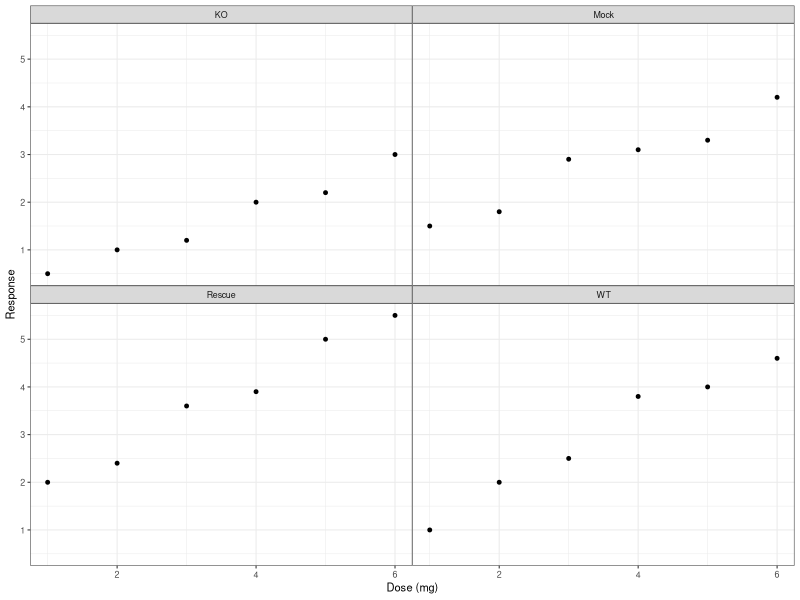

Write R code to recreate this figure.
# SVG fixture for src/io/svg/plotResize.ts (note 17, issue 34): ggplot2 facets that touch
# (`panel.spacing = unit(0, "pt")`), each with its own border, through R's svg() (cairo) device.
# Made with R 4.6 and ggplot2 4.0:
#   Rscript scripts/svg-fixtures/r-facets-touching.R src/io/svg/fixtures/r-facets-touching.svg
library(ggplot2)
out <- commandArgs(TRUE)[1]
d <- data.frame(
  dose = rep(1:6, 4),
  resp = c(1, 2, 2.5, 3.8, 4, 4.6, 0.5, 1, 1.2, 2, 2.2, 3, 2, 2.4, 3.6, 3.9, 5, 5.5,
           1.5, 1.8, 2.9, 3.1, 3.3, 4.2),
  line = rep(c("WT", "KO", "Rescue", "Mock"), each = 6)
)
p <- ggplot(d, aes(dose, resp)) + geom_point(size = 1) +
  facet_wrap(~line, nrow = 2) + labs(x = "Dose (mg)", y = "Response") +
  theme_bw(base_size = 8) + theme(panel.spacing = unit(0, "pt"))
svg(out, width = 4, height = 3.2)
print(p)
invisible(dev.off())
